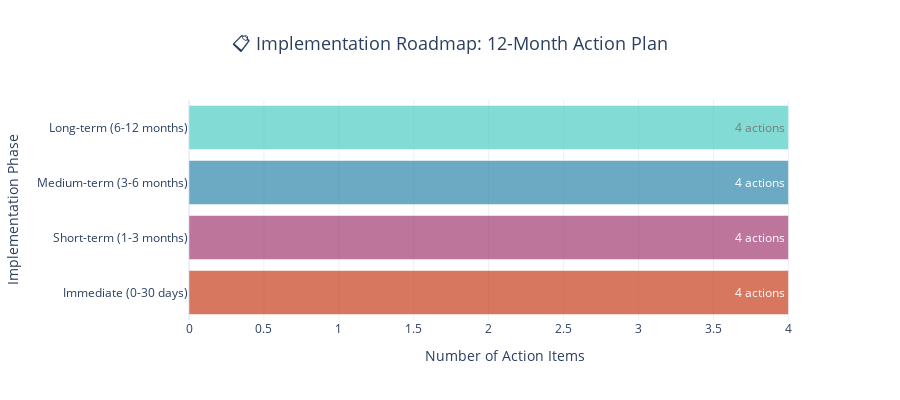

The notebook cell saved with this chart:
### Markdown cell above
---

## 📋 6. Action Plan & Implementation Roadmap

**For Leadership & Project Managers**

### Code cell
# Implementation roadmap and action items
import datetime as dt

# Create implementation timeline
milestones = [
    {"phase": "Immediate (0-30 days)", "actions": [
        "Secure budget approval (€{:.1f}M)".format(vaccination_cost/1e6 if 'vaccination_cost' in globals() else 10),
        "Set up monitoring dashboard",
        "Identify high-priority regions", 
        "Begin procurement planning"
    ], "responsible": "Executive Team", "color": COLORS['warning']},
    
    {"phase": "Short-term (1-3 months)", "actions": [
        "Launch September vaccination campaigns",
        "Deploy resources to critical regions",
        "Implement forecast monitoring",
        "Train regional teams"
    ], "responsible": "Operations Team", "color": COLORS['secondary']},
    
    {"phase": "Medium-term (3-6 months)", "actions": [
        "Monitor winter flu season performance",
        "Adjust strategies based on results", 
        "Expand to additional regions",
        "Refine prediction models"
    ], "responsible": "Regional Managers", "color": COLORS['primary']},
    
    {"phase": "Long-term (6-12 months)", "actions": [
        "Conduct annual strategy review",
        "Measure ROI and impact",
        "Plan for next flu season",
        "Scale successful interventions"
    ], "responsible": "Strategy Team", "color": COLORS['info']}
]

# Create Gantt-style implementation chart
fig = go.Figure()

y_pos = 0
phase_positions = {}

for milestone in milestones:
    phase_positions[milestone["phase"]] = y_pos
    
    # Add phase bar
    fig.add_trace(go.Bar(
        name=milestone["phase"],
        x=[len(milestone["actions"])],
        y=[milestone["phase"]],
        orientation='h',
        marker_color=milestone["color"],
        opacity=0.7,
        text=[f'{len(milestone["actions"])} actions'],
        textposition='inside',
        hovertemplate=f'<b>{milestone["phase"]}</b><br>' +
                     f'Responsible: {milestone["responsible"]}<br>' +
                     f'Actions: {len(milestone["actions"])}<extra></extra>'
    ))
    
    y_pos += 1

fig.update_layout(
    title={
        'text': "📋 Implementation Roadmap: 12-Month Action Plan",
        'x': 0.5,
        'font': {'size': 18}
    },
    xaxis_title="Number of Action Items",
    yaxis_title="Implementation Phase",
    height=400,
    template='plotly_white',
    showlegend=False
)

fig.write_html(VIZ_PATH / 'dashboard_implementation_roadmap.html')
fig.show()

# Detailed action plan
print("📋 DETAILED IMPLEMENTATION PLAN")
print("=" * 60)

for i, milestone in enumerate(milestones, 1):
    print(f"\n{i}. {milestone['phase'].upper()}")
    print(f"   👥 Responsible: {milestone['responsible']}")
    print("   📝 Actions:")
    for action in milestone['actions']:
        print(f"      • {action}")

print("\n" + "=" * 60)
print("🎯 SUCCESS METRICS TO TRACK:")
print("   • Emergency visit reduction: Target 30% decrease")
print("   • Vaccination coverage: Target 70% regional coverage") 
print("   • Cost savings: Track monthly vs baseline")
print("   • Regional compliance: Monitor high-priority areas")
print("   • Forecast accuracy: Maintain 85%+ accuracy")

print("\n🚨 RISK MITIGATION:")
print("   • Budget shortfall → Secure contingency funding")
print("   • Regional resistance → Stakeholder engagement plan")
print("   • Supply chain issues → Multiple vendor agreements")
print("   • Staff shortages → Cross-training programs")
print("   • Data quality issues → Regular validation checks")

print("\n📞 ESCALATION PATH:")
print("   • Daily issues → Regional Managers")
print("   • Weekly reviews → Operations Team")
print("   • Monthly strategy → Executive Team")
print("   • Quarterly results → Board of Directors")

### Figure 1 — Plotly figure (JSON) as saved in the notebook; plotly's stock layout.template omitted (floating-point values rounded to 4 significant figures)
{"data": [{"hovertemplate": "<b>Immediate (0-30 days)</b><br>Responsible: Executive Team<br>Actions: 4<extra></extra>", "marker": {"color": "#C73E1D"}, "name": "Immediate (0-30 days)", "opacity": 0.7, "orientation": "h", "text": ["4 actions"], "textposition": "inside", "type": "bar", "x": [4], "y": ["Immediate (0-30 days)"]}, {"hovertemplate": "<b>Short-term (1-3 months)</b><br>Responsible: Operations Team<br>Actions: 4<extra></extra>", "marker": {"color": "#A23B72"}, "name": "Short-term (1-3 months)", "opacity": 0.7, "orientation": "h", "text": ["4 actions"], "textposition": "inside", "type": "bar", "x": [4], "y": ["Short-term (1-3 months)"]}, {"hovertemplate": "<b>Medium-term (3-6 months)</b><br>Responsible: Regional Managers<br>Actions: 4<extra></extra>", "marker": {"color": "#2E86AB"}, "name": "Medium-term (3-6 months)", "opacity": 0.7, "orientation": "h", "text": ["4 actions"], "textposition": "inside", "type": "bar", "x": [4], "y": ["Medium-term (3-6 months)"]}, {"hovertemplate": "<b>Long-term (6-12 months)</b><br>Responsible: Strategy Team<br>Actions: 4<extra></extra>", "marker": {"color": "#4ECDC4"}, "name": "Long-term (6-12 months)", "opacity": 0.7, "orientation": "h", "text": ["4 actions"], "textposition": "inside", "type": "bar", "x": [4], "y": ["Long-term (6-12 months)"]}], "layout": {"height": 400, "showlegend": false, "title": {"font": {"size": 18}, "text": "📋 Implementation Roadmap: 12-Month Action Plan", "x": 0.5}, "xaxis": {"title": {"text": "Number of Action Items"}}, "yaxis": {"title": {"text": "Implementation Phase"}}}}
